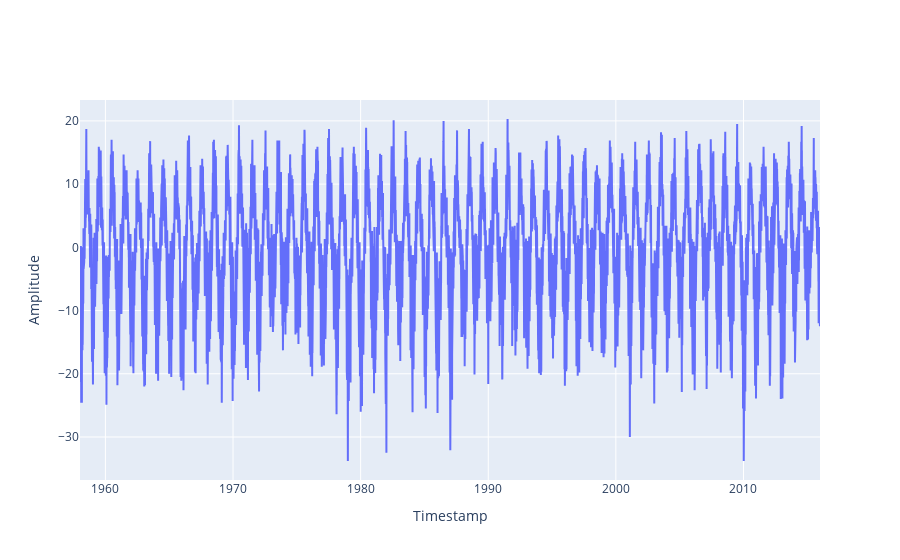

Here is the notebook cell this chart was saved with:
### Markdown cell above
### Using all data

### Code cell
x = df["date"]
y = df["r1_temp"]

fig = go.Figure(data=go.Scatter(x=x, y=y))
fig.update_layout(xaxis_title="Timestamp", yaxis_title="Amplitude")
fig.show()

### Figure 1 — Plotly figure (JSON) as saved in the notebook; plotly's stock layout.template omitted (floating-point values rounded to 4 significant figures; data arrays with more than 128 entries replaced by an {"elided": "..."} marker saying what was removed)
{"data": [{"type": "scatter", "x": {"elided": "21178 str values"}, "y": {"elided": "21178 float values"}}], "layout": {"xaxis": {"title": {"text": "Timestamp"}}, "yaxis": {"title": {"text": "Amplitude"}}}}
